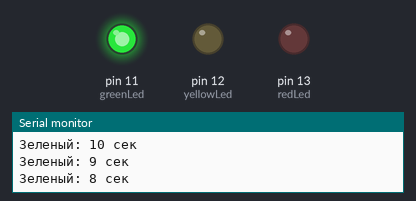
Simulated run of this sketch. Board: Arduino Uno, built with avr-gcc and run on an emulated ATmega328P. On the bench: output pins drawn as LEDs (lit = HIGH), the last lines printed to the serial monitor.

Above: at 3.0 s.
At 10.5 s:
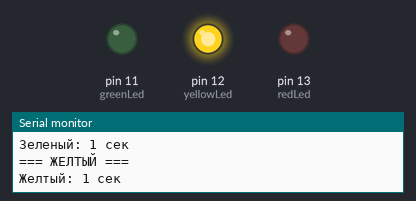
At 14.5 s:
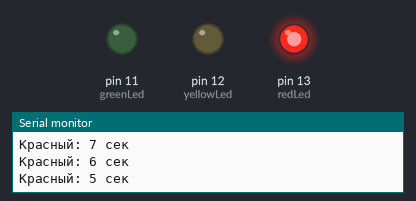
At 18.5 s:
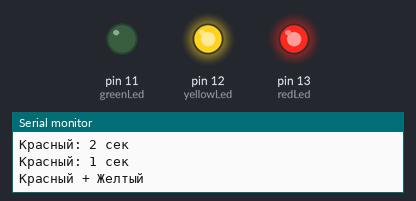
At 19.5 s:
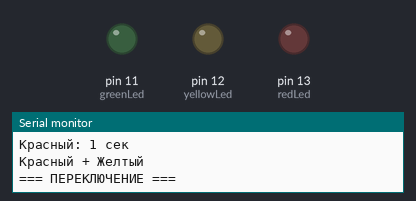
Timing chart, 0 to 26.0 s (numbered marks = the images above):
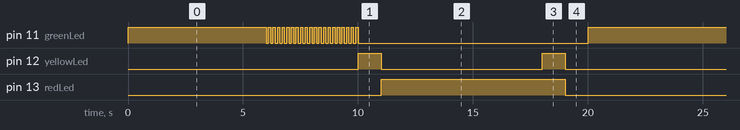

The sketch:

task_7b.ino
```cpp
const int greenLed = 11;
const int yellowLed = 12;
const int redLed = 13;
const int greenTime = 10;
const int redTime = 8;

void setup() {
  pinMode(greenLed, OUTPUT);
  pinMode(yellowLed, OUTPUT);
  pinMode(redLed, OUTPUT);
  Serial.begin(9600);
  digitalWrite(greenLed, LOW);
  digitalWrite(yellowLed, LOW);
  digitalWrite(redLed, LOW);
}

void loop() {
  Serial.println("=== ЗЕЛЕНЫЙ ===");
  digitalWrite(greenLed, HIGH);
  digitalWrite(yellowLed, LOW);
  digitalWrite(redLed, LOW);

  for(int i = greenTime; i > 0; i--) {
    Serial.print("Зеленый: ");
    Serial.print(i);
    Serial.println(" сек");

    if(i <= 4) {
      for(int j = 0; j < 10; j++) {
        digitalWrite(greenLed, !digitalRead(greenLed));
        delay(100);
      }
    } else {
      delay(1000);
    }
  }

  Serial.println("=== ЖЕЛТЫЙ ===");
  digitalWrite(greenLed, LOW);
  digitalWrite(yellowLed, HIGH);

  for(int i = 1; i > 0; i--) {
    Serial.print("Желтый: ");
    Serial.print(i);
    Serial.println(" сек");
    delay(1000);
  }

  Serial.println("=== КРАСНЫЙ ===");
  digitalWrite(yellowLed, LOW);
  digitalWrite(redLed, HIGH);

  for(int i = redTime; i > 0; i--) {
    Serial.print("Красный: ");
    Serial.print(i);
    Serial.println(" сек");

    if(i == 1) {
      digitalWrite(yellowLed, HIGH);
      Serial.println("Красный + Желтый");
    }

    delay(1000);
  }

  Serial.println("=== ПЕРЕКЛЮЧЕНИЕ ===");
  digitalWrite(redLed, LOW);
  digitalWrite(yellowLed, LOW);
  delay(1000);
}
```

Measured:
- by itself, pin 11 (greenLed): moves between LOW and HIGH, repeating every 20.0 s
- by itself, pin 12 (yellowLed): repeats every 20.0 s: LOW 7.0 s, HIGH 1.0 s, LOW 11.0 s, HIGH 1.0 s
- by itself, pin 13 (redLed): alternates HIGH for 8.0 s and LOW for 12.0 s
